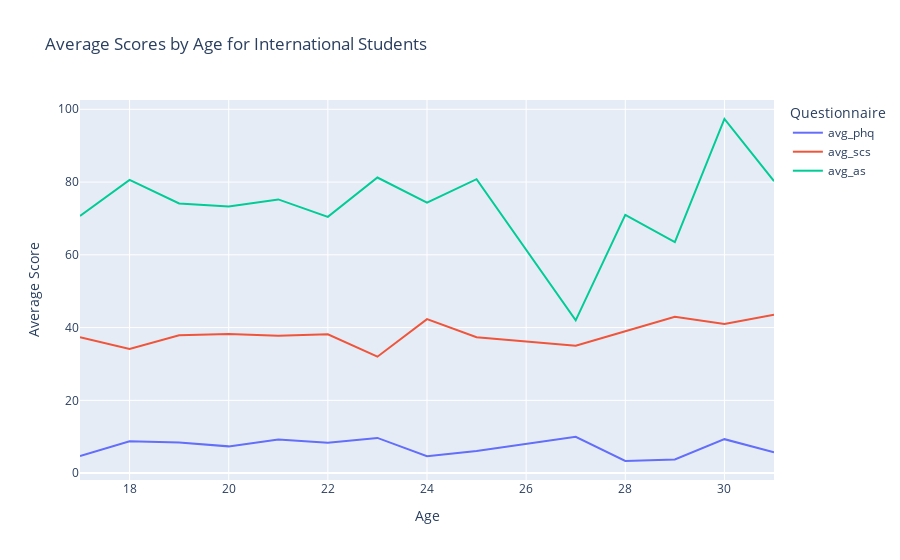

Notebook cell for this chart:
### Code cell
query = """
    SELECT 
        CAST(Age AS int) AS Age,
        ROUND(AVG("ToDep"), 2) AS avg_phq,
        ROUND(AVG("ToSC"), 2) AS avg_scs,
        ROUND(AVG("ToAS"), 2) AS avg_as
    FROM mental_health
    WHERE inter_dom = 'Inter'
    GROUP BY Age
    ORDER BY Age;
"""
df = pd.read_sql_query(query, conn)

# Use Plotly Express to create the line plot
fig = px.line(df, x='Age', y=['avg_phq', 'avg_scs', 'avg_as'], 
              title='Average Scores by Age for International Students',
              labels={'value': 'Average Score', 'variable': 'Questionnaire'})

# Show the plot
fig.show()

### Figure 1 — Plotly figure (JSON) as saved in the notebook; plotly's stock layout.template omitted (floating-point values rounded to 4 significant figures)
{"data": [{"hovertemplate": "Questionnaire=avg_phq<br>Age=%{x}<br>Average Score=%{y}<extra></extra>", "legendgroup": "avg_phq", "line": {"color": "#636efa", "dash": "solid"}, "marker": {"symbol": "circle"}, "mode": "lines", "name": "avg_phq", "orientation": "v", "showlegend": true, "type": "scatter", "x": [17, 18, 19, 20, 21, 22, 23, 24, 25, 27, 28, 29, 30, 31], "xaxis": "x", "y": [4.67, 8.75, 8.44, 7.35, 9.23, 8.36, 9.67, 4.67, 6.11, 10, 3.33, 3.75, 9.33, 5.75], "yaxis": "y"}, {"hovertemplate": "Questionnaire=avg_scs<br>Age=%{x}<br>Average Score=%{y}<extra></extra>", "legendgroup": "avg_scs", "line": {"color": "#EF553B", "dash": "solid"}, "marker": {"symbol": "circle"}, "mode": "lines", "name": "avg_scs", "orientation": "v", "showlegend": true, "type": "scatter", "x": [17, 18, 19, 20, 21, 22, 23, 24, 25, 27, 28, 29, 30, 31], "xaxis": "x", "y": [37.33, 34.11, 37.9, 38.21, 37.74, 38.14, 32, 42.33, 37.33, 35, 39, 43, 41, 43.5], "yaxis": "y"}, {"hovertemplate": "Questionnaire=avg_as<br>Age=%{x}<br>Average Score=%{y}<extra></extra>", "legendgroup": "avg_as", "line": {"color": "#00cc96", "dash": "solid"}, "marker": {"symbol": "circle"}, "mode": "lines", "name": "avg_as", "orientation": "v", "showlegend": true, "type": "scatter", "x": [17, 18, 19, 20, 21, 22, 23, 24, 25, 27, 28, 29, 30, 31], "xaxis": "x", "y": [70.67, 80.61, 74.1, 73.26, 75.23, 70.43, 81.25, 74.33, 80.78, 42, 71, 63.5, 97.33, 80.25], "yaxis": "y"}], "layout": {"legend": {"title": {"text": "Questionnaire"}, "tracegroupgap": 0}, "title": {"text": "Average Scores by Age for International Students"}, "xaxis": {"anchor": "y", "domain": [0, 1], "title": {"text": "Age"}}, "yaxis": {"anchor": "x", "domain": [0, 1], "title": {"text": "Average Score"}}}}
